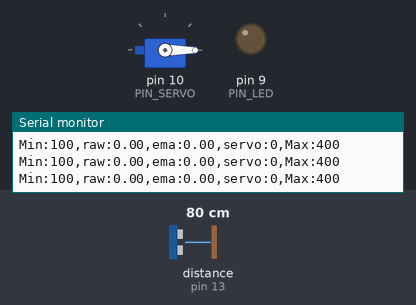
A sketch run on a simulated Arduino Uno, built with avr-gcc and run on an emulated ATmega328P. Shown: servo, output pins drawn as LEDs (lit = HIGH), the last lines printed to the serial monitor. Wiring (inferred from the names in the program): ultrasonic range finder: trigger pin 12; echo pin 13. The inputs (shaded band) are chosen by the test bench; at power-on: distance to the obstacle (sensor on pin 13) 80 cm. The echo pulse lasts 58.3 µs per cm; pins used as bus, display or sensor lines are not drawn.

Above: at 1.2 s.
1.3 s: distance to the obstacle (sensor on pin 13) set to 43 cm
2.8 s: distance to the obstacle (sensor on pin 13) set to 39 cm
At 3.9 s:
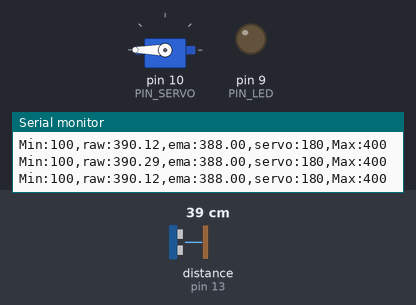
4.5 s: distance to the obstacle (sensor on pin 13) set to 35 cm
At 4.76 s:
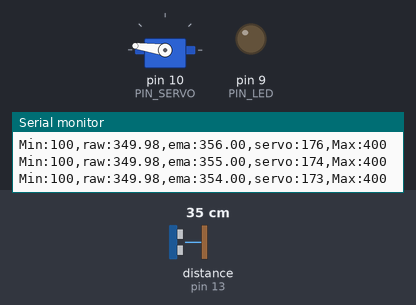
6.3 s: distance to the obstacle (sensor on pin 13) set to 18 cm
At 6.7 s:
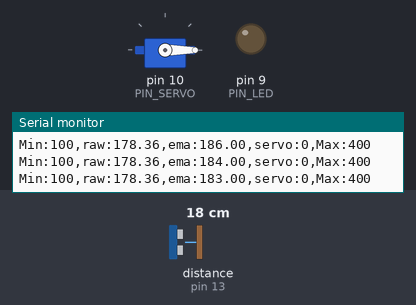
Timing chart, 0 to 8.9 s (numbered marks = the images above; inputs shaded):
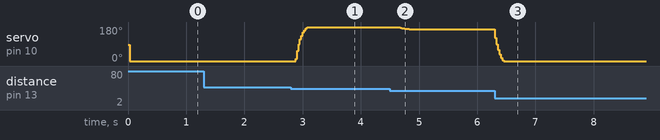

The sketch:

11_example_1.ino
```cpp
#include <Servo.h>

// Arduino pin assignment
#define PIN_LED 9
#define PIN_SERVO 10
#define PIN_TRIG 12
#define PIN_ECHO 13

// configurable parameters
#define SND_VEL 346.0 // sound velocity at 24 celsius degree (unit: m/s)
#define INTERVAL 25 // sampling interval (unit: ms)
#define _DIST_MIN 100 // minimum distance to be measured (unit: mm)
#define _DIST_MAX 400 // maximum distance to be measured (unit: mm)

#define _DUTY_MIN 544 // servo full clockwise position (0 degree)
#define _DUTY_NEU 1444 // servo neutral position (90 degree)
#define _DUTY_MAX 2400 // servo full counterclockwise position (180 degree)

// global variables
float timeout; // unit: us
float dist_min, dist_max, dist_raw, dist_prev; // unit: mm
unsigned long last_sampling_time; // unit: ms
int k;
float scale, dist_ema, alpha; // used for pulse duration to distance conversion
Servo myservo;

void setup() {
// initialize GPIO pins
  pinMode(PIN_LED,OUTPUT);
  pinMode(PIN_TRIG,OUTPUT);
  digitalWrite(PIN_TRIG, LOW);
  pinMode(PIN_ECHO,INPUT);

  myservo.attach(PIN_SERVO);
  myservo.writeMicroseconds(_DUTY_NEU);

// initialize USS related variables
  k=0;
  alpha = 0.2;
  dist_min = _DIST_MIN;
  dist_max = _DIST_MAX;
  timeout = (INTERVAL / 2) * 1000.0; // precalculate pulseIn() timeout value. (unit: us)
  dist_raw = dist_prev = 0.0; // raw distance output from USS (unit: mm)
  scale = 0.001 * 0.5 * SND_VEL;

// initialize serial port
  Serial.begin(115200);

// initialize last sampling time
  last_sampling_time = 0;
}

void loop() {
// wait until next sampling time.
// millis() returns the number of milliseconds since the program started. Will overflow after 50 days.
  if(millis() < last_sampling_time + INTERVAL) return;

// get a distance reading from the USS
  dist_raw = USS_measure(PIN_TRIG,PIN_ECHO);

  if(k<1)k++,dist_ema=dist_raw;
  else if(k==1)dist_ema=alpha*dist_raw+(1-alpha)*dist_ema;


  dist_ema=round(dist_ema);
// output the read value to the serial port
  Serial.print("Min:100,raw:");
  Serial.print(dist_raw);
  Serial.print(",ema:");
  Serial.print(dist_ema);
  Serial.print(",servo:");
  Serial.print(myservo.read());
  Serial.println(",Max:400");
  int lt=(dist_ema/10-18)*133.12;
// adjust servo position according to the USS read value
if(dist_ema < 180.0) {
     myservo.writeMicroseconds(_DUTY_MIN);
  }
  else if(dist_ema > 360.0){
     myservo.writeMicroseconds( _DUTY_MAX);
  }
  else {
    myservo.writeMicroseconds(lt);
  }

// update last sampling time
  last_sampling_time += INTERVAL;
}

// get a distance reading from USS. return value is in millimeter.
float USS_measure(int TRIG, int ECHO)
{
  float reading;
  digitalWrite(TRIG, LOW);
  delayMicroseconds(2);
  digitalWrite(TRIG, HIGH);
  delayMicroseconds(10);
  digitalWrite(TRIG, LOW);

  reading = pulseIn(ECHO, HIGH, timeout) * scale; // unit: mm
  if(reading < dist_min || reading > dist_max) reading = dist_prev; // return 0 when out of range.

  else dist_prev = reading;

  return reading;
}
```

Measured:
- the behaviour switches between 40 and 39 cm on distance to the obstacle (sensor on pin 13) (found by bisection; images 0 and 1)
- after the input at 2.8 s, servo on pin 10 (PIN_SERVO): moves from 0° to 180° over 0.20 s, starting after 0.08 s
- after the input at 4.5 s, servo on pin 10 (PIN_SERVO): 180° → 169° after 0.16 s
- after the input at 6.3 s, servo on pin 10 (PIN_SERVO): 169° → 0° at once
